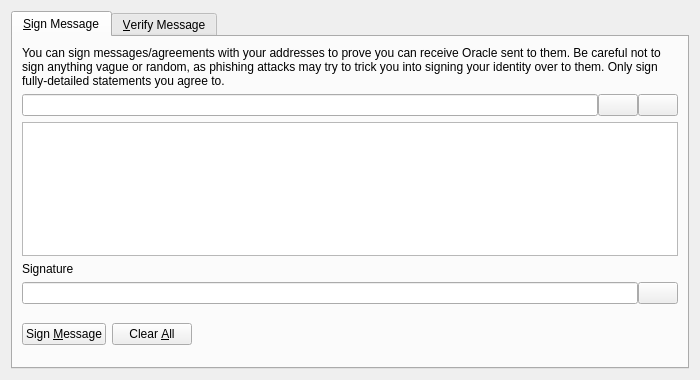
<?xml version="1.0" encoding="UTF-8"?>
<ui version="4.0">
 <class>SignVerifyMessageDialog</class>
 <widget class="QDialog" name="SignVerifyMessageDialog">
  <property name="geometry">
   <rect>
    <x>0</x>
    <y>0</y>
    <width>700</width>
    <height>380</height>
   </rect>
  </property>
  <property name="windowTitle">
   <string>Signatures - Sign / Verify a Message</string>
  </property>
  <property name="modal">
   <bool>true</bool>
  </property>
  <layout class="QVBoxLayout" name="verticalLayout">
   <item>
    <widget class="QTabWidget" name="tabWidget">
     <property name="currentIndex">
      <number>0</number>
     </property>
     <widget class="QWidget" name="tabSignMessage">
      <attribute name="title">
       <string>&amp;Sign Message</string>
      </attribute>
      <layout class="QVBoxLayout" name="verticalLayout_SM">
       <item>
        <widget class="QLabel" name="infoLabel_SM">
         <property name="text">
          <string>You can sign messages/agreements with your addresses to prove you can receive Oracle sent to them. Be careful not to sign anything vague or random, as phishing attacks may try to trick you into signing your identity over to them. Only sign fully-detailed statements you agree to.</string>
         </property>
         <property name="textFormat">
          <enum>Qt::PlainText</enum>
         </property>
         <property name="wordWrap">
          <bool>true</bool>
         </property>
        </widget>
       </item>
       <item>
        <layout class="QHBoxLayout" name="horizontalLayout_1_SM">
         <property name="spacing">
          <number>0</number>
         </property>
         <item>
          <widget class="QValidatedLineEdit" name="addressIn_SM">
           <property name="toolTip">
            <string>The Oracle address to sign the message with</string>
           </property>
          </widget>
         </item>
         <item>
          <widget class="QPushButton" name="addressBookButton_SM">
           <property name="toolTip">
            <string>Choose previously used address</string>
           </property>
           <property name="text">
            <string/>
           </property>
           <property name="shortcut">
            <string>Alt+A</string>
           </property>
           <property name="autoDefault">
            <bool>false</bool>
           </property>
          </widget>
         </item>
         <item>
          <widget class="QPushButton" name="pasteButton_SM">
           <property name="toolTip">
            <string>Paste address from clipboard</string>
           </property>
           <property name="text">
            <string/>
           </property>
           <property name="shortcut">
            <string>Alt+P</string>
           </property>
           <property name="autoDefault">
            <bool>false</bool>
           </property>
          </widget>
         </item>
        </layout>
       </item>
       <item>
        <widget class="QPlainTextEdit" name="messageIn_SM">
         <property name="toolTip">
          <string>Enter the message you want to sign here</string>
         </property>
        </widget>
       </item>
       <item>
        <widget class="QLabel" name="signatureLabel_SM">
         <property name="text">
          <string>Signature</string>
         </property>
         <property name="textFormat">
          <enum>Qt::PlainText</enum>
         </property>
        </widget>
       </item>
       <item>
        <layout class="QHBoxLayout" name="horizontalLayout_2_SM">
         <property name="spacing">
          <number>0</number>
         </property>
         <item>
          <widget class="QLineEdit" name="signatureOut_SM">
           <property name="font">
            <font>
             <italic>true</italic>
            </font>
           </property>
           <property name="readOnly">
            <bool>true</bool>
           </property>
          </widget>
         </item>
         <item>
          <widget class="QPushButton" name="copySignatureButton_SM">
           <property name="toolTip">
            <string>Copy the current signature to the system clipboard</string>
           </property>
           <property name="text">
            <string/>
           </property>
           <property name="autoDefault">
            <bool>false</bool>
           </property>
          </widget>
         </item>
        </layout>
       </item>
       <item>
        <layout class="QHBoxLayout" name="horizontalLayout_3_SM">
         <item>
          <widget class="QPushButton" name="signMessageButton_SM">
           <property name="toolTip">
            <string>Sign the message to prove you own this Oracle address</string>
           </property>
           <property name="text">
            <string>Sign &amp;Message</string>
           </property>
           <property name="autoDefault">
            <bool>false</bool>
           </property>
          </widget>
         </item>
         <item>
          <widget class="QPushButton" name="clearButton_SM">
           <property name="toolTip">
            <string>Reset all sign message fields</string>
           </property>
           <property name="text">
            <string>Clear &amp;All</string>
           </property>
           <property name="autoDefault">
            <bool>false</bool>
           </property>
          </widget>
         </item>
         <item>
          <spacer name="horizontalSpacer_1_SM">
           <property name="orientation">
            <enum>Qt::Horizontal</enum>
           </property>
           <property name="sizeHint" stdset="0">
            <size>
             <width>40</width>
             <height>48</height>
            </size>
           </property>
          </spacer>
         </item>
         <item>
          <widget class="QLabel" name="statusLabel_SM">
           <property name="font">
            <font>
             <weight>75</weight>
             <bold>true</bold>
            </font>
           </property>
           <property name="text">
            <string/>
           </property>
           <property name="wordWrap">
            <bool>true</bool>
           </property>
          </widget>
         </item>
         <item>
          <spacer name="horizontalSpacer_2_SM">
           <property name="orientation">
            <enum>Qt::Horizontal</enum>
           </property>
           <property name="sizeHint" stdset="0">
            <size>
             <width>40</width>
             <height>48</height>
            </size>
           </property>
          </spacer>
         </item>
        </layout>
       </item>
      </layout>
     </widget>
     <widget class="QWidget" name="tabVerifyMessage">
      <attribute name="title">
       <string>&amp;Verify Message</string>
      </attribute>
      <layout class="QVBoxLayout" name="verticalLayout_VM">
       <item>
        <widget class="QLabel" name="infoLabel_VM">
         <property name="text">
          <string>Enter the receiver's address, message (ensure you copy line breaks, spaces, tabs, etc. exactly) and signature below to verify the message. Be careful not to read more into the signature than what is in the signed message itself, to avoid being tricked by a man-in-the-middle attack. Note that this only proves the signing party receives with the address, it cannot prove sendership of any transaction!</string>
         </property>
         <property name="textFormat">
          <enum>Qt::PlainText</enum>
         </property>
         <property name="alignment">
          <set>Qt::AlignLeading|Qt::AlignLeft|Qt::AlignTop</set>
         </property>
         <property name="wordWrap">
          <bool>true</bool>
         </property>
        </widget>
       </item>
       <item>
        <layout class="QHBoxLayout" name="horizontalLayout_1_VM">
         <property name="spacing">
          <number>0</number>
         </property>
         <item>
          <widget class="QValidatedLineEdit" name="addressIn_VM">
           <property name="toolTip">
            <string>The Oracle address the message was signed with</string>
           </property>
          </widget>
         </item>
         <item>
          <widget class="QPushButton" name="addressBookButton_VM">
           <property name="toolTip">
            <string>Choose previously used address</string>
           </property>
           <property name="text">
            <string/>
           </property>
           <property name="shortcut">
            <string>Alt+A</string>
           </property>
           <property name="autoDefault">
            <bool>false</bool>
           </property>
          </widget>
         </item>
        </layout>
       </item>
       <item>
        <widget class="QPlainTextEdit" name="messageIn_VM"/>
       </item>
       <item>
        <widget class="QValidatedLineEdit" name="signatureIn_VM"/>
       </item>
       <item>
        <layout class="QHBoxLayout" name="horizontalLayout_2_VM">
         <item>
          <widget class="QPushButton" name="verifyMessageButton_VM">
           <property name="toolTip">
            <string>Verify the message to ensure it was signed with the specified Oracle address</string>
           </property>
           <property name="text">
            <string>Verify &amp;Message</string>
           </property>
           <property name="autoDefault">
            <bool>false</bool>
           </property>
          </widget>
         </item>
         <item>
          <widget class="QPushButton" name="clearButton_VM">
           <property name="toolTip">
            <string>Reset all verify message fields</string>
           </property>
           <property name="text">
            <string>Clear &amp;All</string>
           </property>
           <property name="autoDefault">
            <bool>false</bool>
           </property>
          </widget>
         </item>
         <item>
          <spacer name="horizontalSpacer_1_VM">
           <property name="orientation">
            <enum>Qt::Horizontal</enum>
           </property>
           <property name="sizeHint" stdset="0">
            <size>
             <width>40</width>
             <height>48</height>
            </size>
           </property>
          </spacer>
         </item>
         <item>
          <widget class="QLabel" name="statusLabel_VM">
           <property name="font">
            <font>
             <weight>75</weight>
             <bold>true</bold>
            </font>
           </property>
           <property name="text">
            <string/>
           </property>
           <property name="wordWrap">
            <bool>true</bool>
           </property>
          </widget>
         </item>
         <item>
          <spacer name="horizontalSpacer_2_VM">
           <property name="orientation">
            <enum>Qt::Horizontal</enum>
           </property>
           <property name="sizeHint" stdset="0">
            <size>
             <width>40</width>
             <height>48</height>
            </size>
           </property>
          </spacer>
         </item>
        </layout>
       </item>
      </layout>
     </widget>
    </widget>
   </item>
  </layout>
 </widget>
 <customwidgets>
  <customwidget>
   <class>QValidatedLineEdit</class>
   <extends>QLineEdit</extends>
   <header>qvalidatedlineedit.h</header>
  </customwidget>
 </customwidgets>
 <resources>
  <include location="../oracle.qrc"/>
 </resources>
 <connections/>
</ui>
